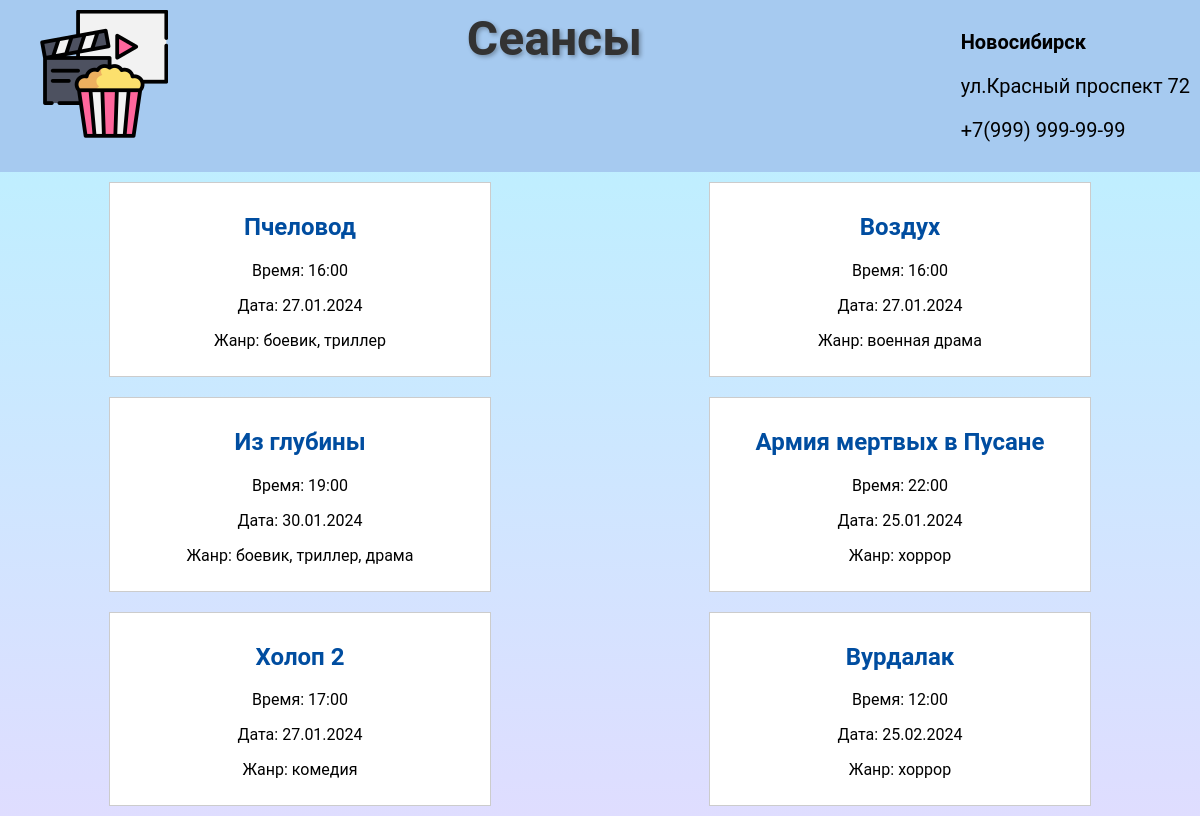
The app's page /screenings/, older data.
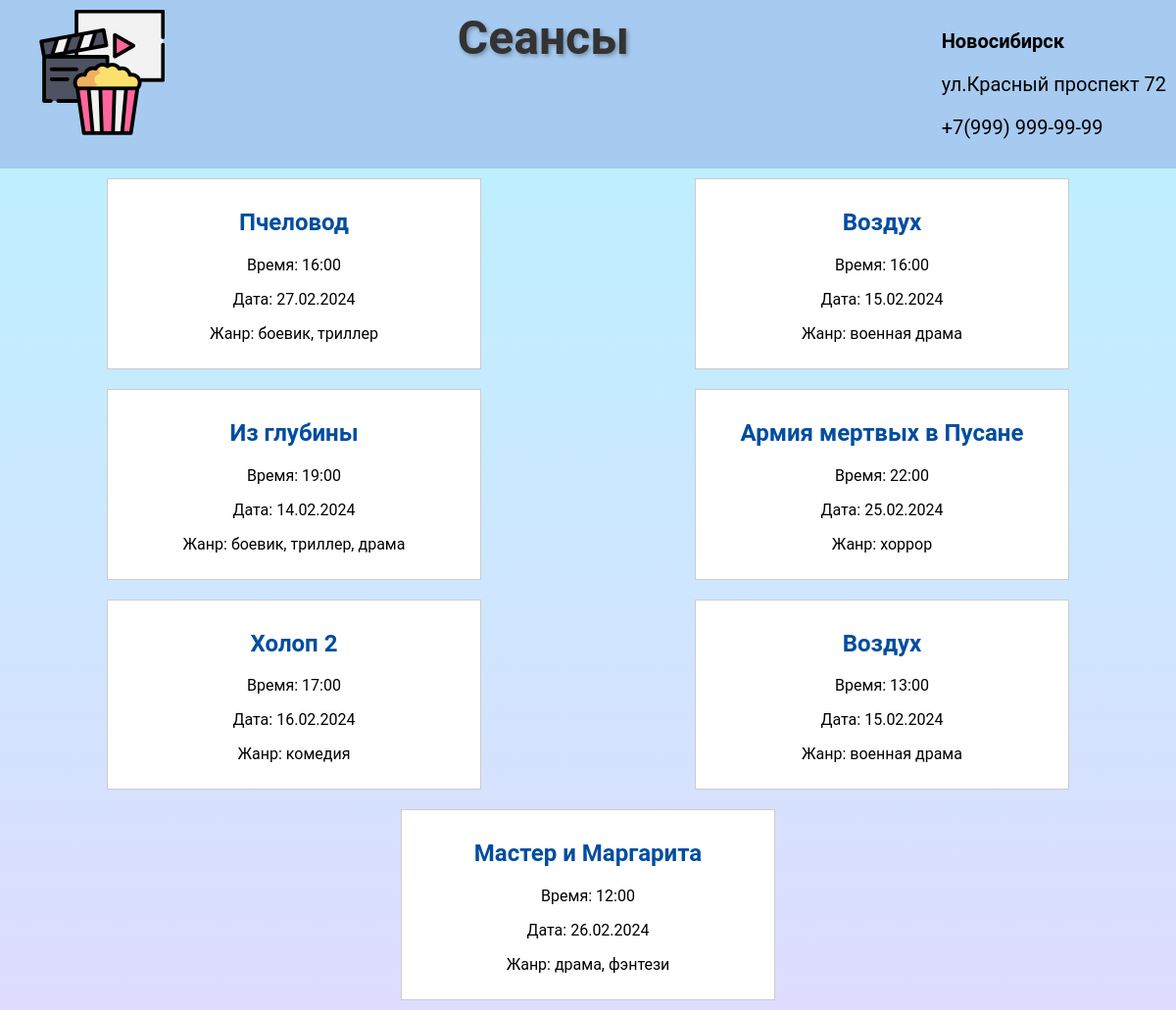
The same page, newer data.
### films/models.py (models this page shows, shortened)
class Screening(models.Model):
    screening_id = models.AutoField(primary_key=True)
    movie = models.ForeignKey(Movie, on_delete=models.CASCADE, verbose_name="Фильм")
    start_time = models.DateTimeField("Время начала")
    duration = models.DurationField("Длительность")
    room = models.ForeignKey(Room, on_delete=models.CASCADE, default=1, verbose_name="Зал")

class Movie(models.Model):
    movie_id = models.AutoField(primary_key=True)
    title = models.CharField("Название", max_length=255)
    genre = models.CharField("Жанр", max_length=100)
    release_date = models.DateField("Дата выхода")
    director = models.CharField("Режиссер", max_length=255)
    description = models.TextField("Описание")
    duration = models.DurationField("Длительность")
    actors = models.ManyToManyField(Actor, verbose_name="Актеры")
    poster = models.ImageField("Постер", upload_to='movie_posters/', null=True, blank=True)

### films/views.py (the view)
# urls.py: path('screenings/', views.screenings_view, name='screenings'),
def screenings_view(request):
    screenings = Screening.objects.all()
    return render(request, 'movies/screenings_list.html', {'screenings': screenings})

### films/templates/movies/screenings_list.html (shortened to what this page needs)
<!DOCTYPE html>
<html lang="en">
<head>
    {% load static %}
    <link rel="stylesheet" type="text/css" href="{% static 'css/styles.css' %}">
</head>
<body>
<div class="top-container">
        <a href="{% url 'movie_list' %}">
            <img src="{% static 'images/logo.png' %}" alt="Кинотеатр Лого">
        </a>
    <h1>Сеансы</h1>
         <div class="contact-info">
            <p><strong>Новосибирск</strong></p>
            <p>ул.Красный проспект 72</p>
            <p>+7(999) 999-99-99</p>
        </div>
    </div>
<div class="screening-container">
    {% for screening in screenings %}
        <div class="screening">
            <a href="{% url 'seat_map' movie_id=screening.movie_id %}">
                <h2>{{ screening.movie.title }}</h2>
            </a>
            <p>Время: {{ screening.start_time|date:'H:i' }}</p>
            <p>Дата: {{ screening.start_time|date:'d.m.Y' }}</p>
            <p>Жанр: {{ screening.movie.genre }}</p>
        </div>
    {% endfor %}
</div>
</body>
</html>

Row changes from the older to the newer data that the page shows:
removed Screening: movie "Вурдалак", start_time "12:00", start_time "25.02.2024", movie.genre "хоррор"
changed Screening "Пчеловод": start_time "27.01.2024" → "27.02.2024"
changed Screening (number 2 of 7 on the later page): start_time "27.01.2024" → "15.02.2024"
changed Screening "Из глубины": start_time "30.01.2024" → "14.02.2024"
changed Screening "Армия мертвых в Пусане": start_time "25.01.2024" → "25.02.2024"
changed Screening "Холоп 2": start_time "27.01.2024" → "16.02.2024"
added Screening: movie "Воздух", start_time "13:00", start_time "15.02.2024", movie.genre "военная драма"
added Screening: movie "Мастер и Маргарита", start_time "12:00", start_time "26.02.2024", movie.genre "драма, фэнтези"
